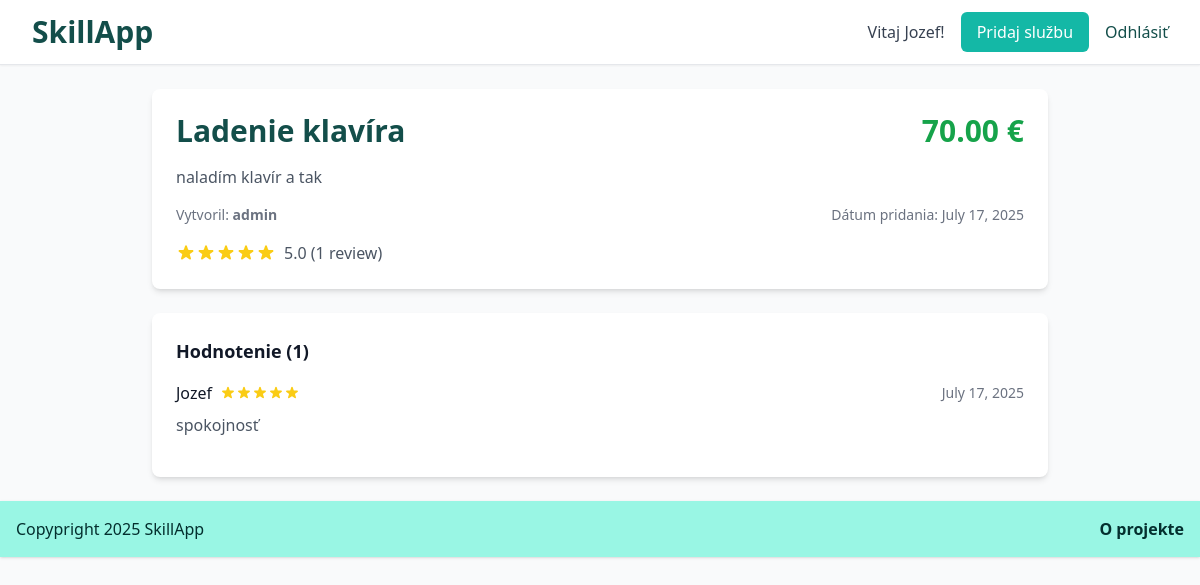
The page /service/1 (signed in) on the database its author committed.
### models.py (models this page shows)
class User(UserMixin, db.Model):
    id = db.Column(db.Integer, primary_key=True)
    email = db.Column(db.String(120), unique=True, nullable=False)
    password = db.Column(db.String(60), nullable=False)
    name = db.Column(db.String(100), nullable=False)
    created_at = db.Column(db.DateTime, default=datetime.utcnow)
    services = db.relationship('Service', backref='provider', lazy=True)
    reviews = db.relationship('Review', backref='reviewer', lazy=True)  # Changed from 'Reviews' to 'Review'

class Service(db.Model):
    id = db.Column(db.Integer, primary_key=True)
    title = db.Column(db.String(200), nullable=False)
    description = db.Column(db.Text, nullable=False)
    price = db.Column(db.Float, nullable=False)
    created_at = db.Column(db.DateTime, default=datetime.utcnow)
    user_id = db.Column(db.Integer, db.ForeignKey('user.id'), nullable=False)
    reviews = db.relationship('Review', backref='service', lazy=True, cascade='all, delete-orphan')

class Review(db.Model):
    id = db.Column(db.Integer, primary_key=True)
    rating = db.Column(db.Integer, nullable=False)  # 1-5 stars
    comment = db.Column(db.Text)
    created_at = db.Column(db.DateTime, default=datetime.utcnow)
    user_id = db.Column(db.Integer, db.ForeignKey('user.id'), nullable=False)
    service_id = db.Column(db.Integer, db.ForeignKey('service.id'), nullable=False)
    __table_args__ = (db.UniqueConstraint('user_id', 'service_id'),)

### app.py (the view)
@app.route('/service/<int:service_id>')
def service_detail(service_id):
    service = Service.query.get_or_404(service_id)
    reviews = Review.query.filter_by(service_id=service_id).order_by(Review.created_at.desc()).all()
    if reviews:
        avg_rating = sum(r.rating for r in reviews) / len(reviews)
    else:
        avg_rating = 0
    return render_template('service_detail.html',
                           service=service,
                           reviews=reviews,
                           avg_rating=avg_rating)

### app.py (called while the page is built)
@login_manager.user_loader
def load_user(user_id):
    return User.query.get(int(user_id))

### templates/service_detail.html (shortened to what this page needs)
{% extends "base.html" %}
{% block content %}
<div class="max-w-4xl mx-auto">
    <div class="bg-white rounded-lg shadow-md p-6 mb-6">
        <div class="flex justify-between items-start mb-4">
            <h1 class="text-3xl font-bold text-teal-900">{{ service.title }}</h1>
            <span class="text-3xl font-bold text-green-600">{{ "%.2f"|format(service.price) }} €</span>
        </div>
        <p class="text-gray-600 mb-4">{{ service.description }}</p>
        <div class="flex items-center justify-between text-sm text-gray-500">
            <span>Vytvoril: <strong>{{ service.provider.name }}</strong></span>
            <span>Dátum pridania: {{ service.created_at.strftime('%B %d, %Y') }}</span>
        </div>
        {% if reviews %}
            <div class="mt-4 flex items-center">
                <div class="flex items-center">
                </div>
                <span class="ml-2 text-gray-600">{{ "%.1f"|format(avg_rating) }} ({{ reviews|length }} review{{ 's' if reviews|length != 1 else '' }})</span>
            </div>
        {% endif %}
    </div>
    <div class="bg-white rounded-lg shadow-md p-6">
        <h3 class="text-lg font-semibold text-gray-900 mb-4">
            Hodnotenie ({{ reviews|length }})
        </h3>
        {% if reviews %}
            <div class="space-y-4">
                {% for review in reviews %}
                    <div class="border-b border-gray-200 pb-4 last:border-b-0">
                        <div class="flex items-center justify-between mb-2">
                            <div class="flex items-center">
                                <span class="font-medium text-gray-900">{{ review.reviewer.name }}</span>
                                <div class="flex items-center ml-2">
                                </div>
                            </div>
                            <span class="text-sm text-gray-500">{{ review.created_at.strftime('%B %d, %Y') }}</span>
                        </div>
                        {% if review.comment %}
                            <p class="text-gray-600">{{ review.comment }}</p>
                        {% endif %}
                    </div>
                {% endfor %}
            </div>
        {% else %}
            <p class="text-gray-500">Žiadne hodnotenia. Pridaj ako prvý.</p>
        {% endif %}
    </div>
</div>
{% endblock %}

### templates/base.html (shortened to what this page needs)
<!DOCTYPE html>
<html lang="en">
<head>
    <script src="https://cdn.tailwindcss.com"></script>
</head>
<body class="bg-gray-50 min-h-screen">
    <nav class="bg-white shadow-sm border-b">
        <div class="max-w-7xl mx-auto px-4 sm:px-6 lg:px-8">
            <div class="flex justify-between h-16">
                <div class="flex items-center">
                    <a href="{{ url_for('index') }}" class="text-xl font-bold text-teal-900 text-2xl lg:text-3xl xl:text-4xl">
                        SkillApp
                    </a>
                </div>
                <div class="flex items-center space-x-4">
                    {% if current_user.is_authenticated %}
                        <span class="text-gray-700">Vitaj {{ current_user.name }}!</span>
                        <a href="{{ url_for('add_service') }}" class="bg-teal-500 hover:bg-teal-600 text-white px-4 py-2 rounded-md">
                            Pridaj službu
                        </a>
                        <a href="{{ url_for('logout') }}" class="text-teal-900 hover:text-gray-900">
                            Odhlásiť
                        </a>
                    {% endif %}
                </div>
            </div>
        </div>
    </nav>
    <main class="max-w-7xl mx-auto py-6 px-4 sm:px-6 lg:px-8">
        {% block content %}{% endblock %}
    </main>
    <footer class="bg-teal-200 text-teal-950 shadow p-4 flex justify-between sticky bottom-0 mt-auto">
        <p>Copypright 2025 SkillApp</p>
        <a class="font-bold text-teal-950 hover:text-teal-500" href="{{ url_for('about') }}">O projekte</a>
    </footer>
</body>
</html>

### rows shown on the page
User: name "Jozef"
Service: title "Ladenie klavíra", price "70.00", description "naladím klavír a tak", created_at "July 17, 2025"
User: provider.name "admin"
Review: reviewer.name "Jozef", rating 5 (drawn), created_at "July 17, 2025", comment "spokojnosť"

### other values the page prints
{{ "%.1f"|format(avg_rating) }} "5.0"
{{ reviews|length }} "1"
